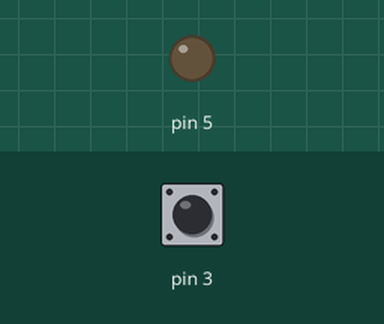
Recording of a sketch running on a simulated Arduino Uno, built with avr-gcc and run on an emulated ATmega328P. On the bench: output pins drawn as LEDs (lit = HIGH). Inputs (shaded band) come from the test bench; at power-on: pin 3 HIGH.

Above: at 1.2 s.
1.3 s: pin 3 pulled LOW for 0.15 s
At 1.37 s:
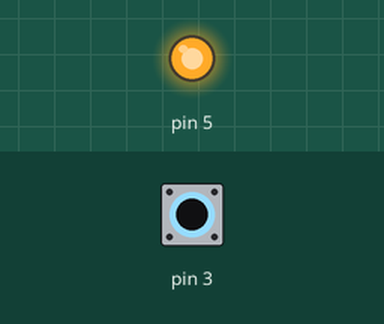
2.9 s: pin 3 pulled LOW for 3.2 s
At 6.8 s:
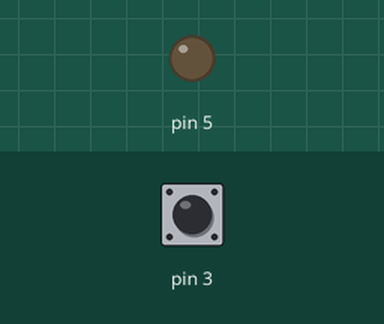
Timing chart, 0 to 8.3 s (numbered marks = the images above; inputs shaded):
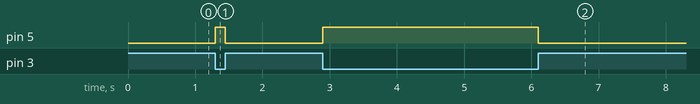

Measured:
- after the input at 1.3 s, pin 5: LOW → HIGH at once, → LOW 0.15 s later
- after the input at 2.9 s, pin 5: LOW → HIGH at once, → LOW 3.2 s later

The sketch:

02_button.ino
```cpp
int btn = HIGH;

void setup() {
  pinMode(5, OUTPUT);
  pinMode(3, INPUT_PULLUP);
  digitalWrite(5, LOW);
}

void loop() {
  btn = digitalRead(3);
  if (btn == LOW){
    digitalWrite(5, HIGH);
  }
  else{
    digitalWrite(5,LOW);
  }
}
```
